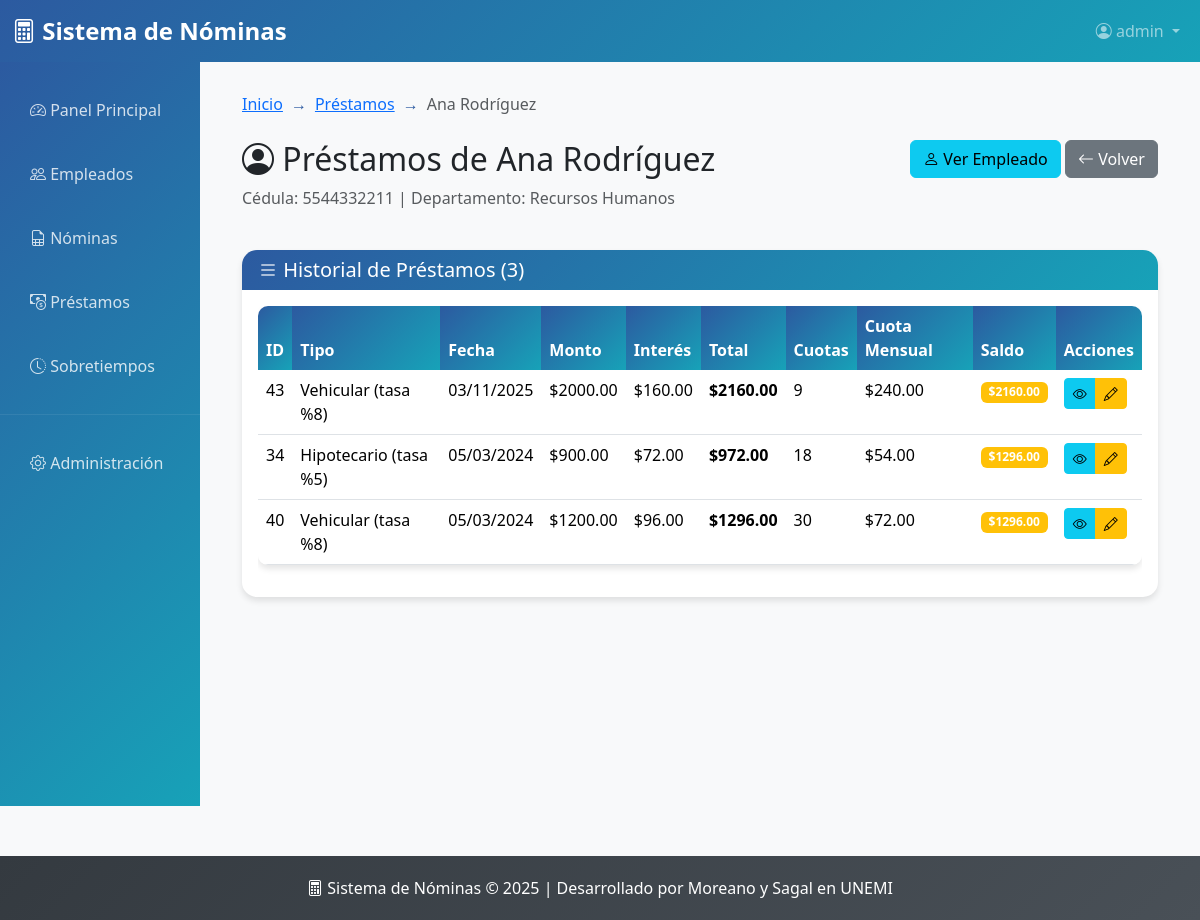
Page /prestamos/empleado/25/ (signed in) on the committed database.
### nomina/models.py (models this page shows, shortened)
class Empleado(models.Model):
    cedula = models.CharField(max_length=10, unique=True)
    nombre = models.CharField(max_length=200)
    sueldo = models.DecimalField(max_digits=10, decimal_places=2)
    departamento = models.CharField(max_length=100)
    cargo = models.CharField(max_length=100)
    fecha_ingreso = models.DateField(null=True, blank=True)

### prestamos/models.py (models this page shows, shortened)
class Prestamo(models.Model):
    empleado = models.ForeignKey(Empleado, on_delete=models.CASCADE)
    tipo_prestamo = models.ForeignKey(TipoPrestamo, on_delete=models.CASCADE)
    fecha_prestamo = models.DateField()
    monto = models.DecimalField(max_digits=10, decimal_places=2)
    interes = models.DecimalField(max_digits=10, decimal_places=2, default=0)
    monto_pagar = models.DecimalField(max_digits=10, decimal_places=2, default=0)
    numero_cuotas = models.PositiveIntegerField(default=1)
    cuota_mensual = models.DecimalField(max_digits=10, decimal_places=2, editable=False, default=0)
    saldo = models.DecimalField(max_digits=10, decimal_places=2, editable=False, default=0)
    class Meta:
        verbose_name = "Préstamo"
        verbose_name_plural = "Préstamos"
        ordering = ['-fecha_prestamo']

class TipoPrestamo(models.Model):
    descripcion = models.CharField(max_length=100)
    tasa = models.IntegerField(default=0)
    class Meta:
        verbose_name = "Tipo de Préstamo"
        verbose_name_plural = "Tipos de Préstamo"

### prestamos/views.py (the view)
# urls.py: path('empleado/<int:empleado_id>/', views.PrestamosPorEmpleadoView.as_view(), name='prestamos_por_empleado'),
class PrestamosPorEmpleadoView(LoginRequiredMixin, TitleContextMixin, DetailView):
    model = Empleado
    template_name = 'prestamos_por_empleado.html'
    context_object_name = 'empleado'
    pk_url_kwarg = 'empleado_id'
    title1 = "Préstamos"
    title2 = "Préstamos por Empleado"
    def get_context_data(self, **kwargs):
        context = super().get_context_data(**kwargs)
        context['prestamos'] = Prestamo.objects.filter(
            empleado=self.object
        ).select_related('tipo_prestamo')
        return context

### prestamos/mixins.py (called while the page is built)
    def get_context_data(self, **kwargs):
        context = super().get_context_data(**kwargs)
        if self.title1:
            context["title1"] = self.title1
        if self.title2:
            context["title2"] = self.title2
        return context

### templates/prestamos_por_empleado.html (shortened to what this page needs)
{% extends 'base.html' %}
{% block breadcrumb_items %}
<li class="breadcrumb-item"><a href="{% url 'prestamos_lista' %}">Préstamos</a></li>
<li class="breadcrumb-item active">{{ empleado.nombre }}</li>
{% endblock %}
{% block content %}
<div class="row mb-4">
    <div class="col-md-8">
        <h2><i class="bi bi-person-circle"></i> Préstamos de {{ empleado.nombre }}</h2>
        <p class="text-muted">Cédula: {{ empleado.cedula }} | Departamento: {{ empleado.departamento }}</p>
    </div>
    <div class="col-md-4 text-end">
        <a href="{% url 'empleado_detalle' empleado.id %}" class="btn btn-info">
            <i class="bi bi-person"></i> Ver Empleado
        </a>
        <a href="{% url 'prestamos_lista' %}" class="btn btn-secondary">
            <i class="bi bi-arrow-left"></i> Volver
        </a>
    </div>
</div>
{% if prestamos %}
    <div class="card">
        <div class="card-header">
            <h5 class="mb-0"><i class="bi bi-list"></i> Historial de Préstamos ({{ prestamos.count }})</h5>
        </div>
        <div class="card-body">
            <div class="table-responsive">
                <table class="table table-hover">
                    <thead>
                        <tr>
                            <th>ID</th>
                            <th>Tipo</th>
                            <th>Fecha</th>
                            <th>Monto</th>
                            <th>Interés</th>
                            <th>Total</th>
                            <th>Cuotas</th>
                            <th>Cuota Mensual</th>
                            <th>Saldo</th>
                            <th>Acciones</th>
                        </tr>
                    </thead>
                    <tbody>
                        {% for prestamo in prestamos %}
                        <tr>
                            <td>{{ prestamo.id }}</td>
                            <td>{{ prestamo.tipo_prestamo.descripcion }}</td>
                            <td>{{ prestamo.fecha_prestamo|date:"d/m/Y" }}</td>
                            <td>${{ prestamo.monto|floatformat:2 }}</td>
                            <td>${{ prestamo.interes|floatformat:2 }}</td>
                            <td><strong>${{ prestamo.monto_pagar|floatformat:2 }}</strong></td>
                            <td>{{ prestamo.numero_cuotas }}</td>
                            <td>${{ prestamo.cuota_mensual|floatformat:2 }}</td>
                            <td>
                                {% if prestamo.saldo > 0 %}
                                    <span class="badge bg-warning">${{ prestamo.saldo|floatformat:2 }}</span>
                                {% else %}
                                    <span class="badge bg-success">Pagado</span>
                                {% endif %}
                            </td>
                            <td>
                                <div class="btn-group" role="group">
                                    <a href="{% url 'prestamo_detalle' prestamo.id %}" class="btn btn-sm btn-info" title="Ver">
                                        <i class="bi bi-eye"></i>
                                    </a>
                                    <a href="{% url 'prestamo_editar' prestamo.id %}" class="btn btn-sm btn-warning" title="Editar">
                                        <i class="bi bi-pencil"></i>
                                    </a>
                                </div>
                            </td>
                        </tr>
                        {% endfor %}
                    </tbody>
                </table>
            </div>
        </div>
    </div>
{% else %}
    <div class="alert alert-info">
        <i class="bi bi-info-circle"></i> Este empleado no tiene préstamos registrados.
    </div>
{% endif %}
{% endblock %}

### templates/base.html (shortened to what this page needs)
<!DOCTYPE html>
<html lang="es">
<head>
    <link href="https://cdn.jsdelivr.net/npm/bootstrap@5.3.2/dist/css/bootstrap.min.css" rel="stylesheet">
    <link rel="stylesheet" href="https://cdn.jsdelivr.net/npm/bootstrap-icons@1.11.1/font/bootstrap-icons.css">
</head>
<body>
    <nav class="navbar navbar-expand-lg navbar-dark" style="background: linear-gradient(135deg, var(--primary-color), var(--secondary-color));">
        <div class="container-fluid">
            <a class="navbar-brand" href="{% url 'dashboard' %}">
                <i class="bi bi-calculator"></i> Sistema de Nóminas
            </a>
            <div class="collapse navbar-collapse" id="navbarNav">
                <ul class="navbar-nav ms-auto">
                    <li class="nav-item dropdown">
                        {% if user.is_authenticated %}
                            <a class="nav-link dropdown-toggle" href="#" role="button" data-bs-toggle="dropdown">
                                <i class="bi bi-person-circle"></i> {{ user.username }}
                            </a>
                        {% endif %}
                    </li>
                </ul>
            </div>
        </div>
    </nav>
    <div class="container-fluid">
        <div class="row">
            <div class="col-md-3 col-lg-2 px-0">
                <div class="sidebar">
                    <nav class="nav flex-column pt-3">
                        <a class="nav-link {% if request.resolver_match.url_name == 'dashboard' %}active{% endif %}" href="{% url 'dashboard' %}">
                            <i class="bi bi-speedometer2"></i> Panel Principal
                        </a>
                        <a class="nav-link {% if request.resolver_match.url_name == 'empleados_lista' %}active{% endif %}" href="{% url 'empleados_lista' %}">
                            <i class="bi bi-people"></i> Empleados
                        </a>
                        <a class="nav-link {% if request.resolver_match.url_name == 'nominas_lista' %}active{% endif %}" href="{% url 'nominas_lista' %}">
                            <i class="bi bi-file-earmark-spreadsheet"></i> Nóminas
                        </a>
                        <a class="nav-link {% if request.resolver_match.url_name == 'prestamos_lista' %}active{% endif %}" href="{% url 'prestamos_lista' %}">
                            <i class="bi bi-cash-coin"></i> Préstamos
                        </a>
                        <a class="nav-link {% if request.resolver_match.url_name == 'sobretiempos_lista' %}active{% endif %}" href="{% url 'sobretiempos_lista' %}">
                            <i class="bi bi-clock-history"></i> Sobretiempos
                        </a>
                        <hr class="my-3" style="border-color: rgba(255,255,255,0.3);">
                        <a class="nav-link" href="/admin/">
                            <i class="bi bi-gear"></i> Administración
                        </a>
                    </nav>
                </div>
            </div>
            <div class="col-md-9 col-lg-10">
                <div class="main-content fade-in">
                    {% block breadcrumb %}
                    <nav aria-label="breadcrumb" class="mb-4">
                        <ol class="breadcrumb">
                            <li class="breadcrumb-item"><a href="{% url 'dashboard' %}">Inicio</a></li>
                            {% block breadcrumb_items %}{% endblock %}
                        </ol>
                    </nav>
                    {% endblock %}
                    {% block content %}{% endblock %}
                </div>
            </div>
        </div>
    </div>
    <footer class="footer">
        <div class="container">
            <p class="mb-0">
                <i class="bi bi-calculator"></i> Sistema de Nóminas © 2025
                | Desarrollado por Moreano y Sagal en UNEMI
            </p>
        </div>
    </footer>
</body>
</html>

### templates/base.html (style rules this page uses)
:root { --primary-color: #2c5aa0; --secondary-color: #17a2b8; --success-color: #28a745; --danger-color: #dc3545; --warning-color: #ffc107; --info-color: #17a2b8; --light-color: #f8f9fa; --dark-color: #343a40; }
body { background-color: var(--light-color); font-family: 'Segoe UI', Tahoma, Geneva, Verdana, sans-serif; }
.navbar-brand { font-weight: bold; font-size: 1.5rem; }
.sidebar { min-height: calc(100vh - 56px); background: linear-gradient(135deg, var(--primary-color), var(--secondary-color)); color: white; transition: all 0.3s; }
.sidebar .nav-link { color: rgba(255, 255, 255, 0.8); padding: 15px 20px; border-radius: 8px; margin: 5px 10px; transition: all 0.3s; }
.main-content { padding: 30px; }
.card { border: none; border-radius: 15px; box-shadow: 0 4px 6px rgba(0, 0, 0, 0.1); transition: transform 0.3s, box-shadow 0.3s; }
.card-header { background: linear-gradient(135deg, var(--primary-color), var(--secondary-color)); color: white; border-radius: 15px 15px 0 0 !important; border: none; }
.table { border-radius: 10px; overflow: hidden; box-shadow: 0 4px 6px rgba(0, 0, 0, 0.1); }
.table thead th { background: linear-gradient(135deg, var(--primary-color), var(--secondary-color)); color: white; border: none; font-weight: 600; }
.footer { background: linear-gradient(135deg, var(--dark-color), #495057); color: white; text-align: center; padding: 20px 0; margin-top: 50px; }
.fade-in { animation: fadeIn 0.5s ease-in; }
.breadcrumb { background: transparent; padding: 0; }
.breadcrumb-item + .breadcrumb-item::before { content: "→"; color: var(--primary-color); }

### rows in the picture
Empleado: nombre "Ana Rodríguez", cedula "5544332211", departamento "Recursos Humanos"
Prestamo: id "43", tipo_prestamo.descripcion "Vehicular (tasa %8)", fecha_prestamo "03/11/2025", monto "2000.00", interes "160.00", monto_pagar "2160.00", numero_cuotas "9", cuota_mensual "240.00", saldo "2160.00"
Prestamo: id "34", tipo_prestamo.descripcion "Hipotecario (tasa %5)", fecha_prestamo "05/03/2024", monto "900.00", interes "72.00", monto_pagar "972.00", numero_cuotas "18", cuota_mensual "54.00", saldo "1296.00"
Prestamo: id "40", tipo_prestamo.descripcion "Vehicular (tasa %8)", fecha_prestamo "05/03/2024", monto "1200.00", interes "96.00", monto_pagar "1296.00", numero_cuotas "30", cuota_mensual "72.00", saldo "1296.00"

### other values in the picture
{{ user.username }} "admin"
{{ prestamos.count }} "3"
